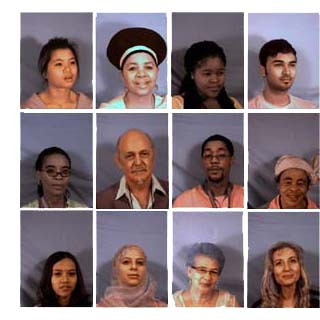
//> input picture modules/recognition/src/lena2.jpg, 320 x 320 px
$ ./DisplayImage   (built with g++ and OpenCV 4)
//> lines starting //> are read from the running program, lines starting //| are printed output that depends on the picture; after the words box and inside, x2 and y2 are one past the last pixel; in counts of white or black regions, pixels touching at a corner belong together
#include "opencv2/objdetect/objdetect.hpp"
#include "opencv2/highgui/highgui.hpp"
#include "opencv2/imgproc/imgproc.hpp"

#include <iostream>
#include <stdio.h>

using namespace std;
using namespace cv;

// Function Headers
void detectAndDisplay(Mat frame);

// Global variables
// Copy this file from opencv/data/haarscascades to target folder
string face_cascade_name = "data/haarcascades/haarcascade_frontalface_alt.xml";
CascadeClassifier face_cascade;
string window_name = "Capture - Face detection";
int filenumber; // Number of file to be saved
string filename;

// Function main
int main(void)
{
    // Load the cascade
    if (!face_cascade.load(face_cascade_name)){
        printf("--(!)Error loading\n");
        return (-1);
    }

    // Read the image file
    Mat frame = imread("lena2.jpg");
//> frame is the input picture: 320 rows x 320 cols, CV_8UC3; mean B, G, R 130, 125.4, 140.7

    // Apply the classifier to the frame
    if (!frame.empty()){
        detectAndDisplay(frame);
    }
    else{
        printf(" --(!) No captured frame -- Break!");
        //break;
    }

    int c = waitKey(10);

    if (27 == char(c)){
        //break;
    }

    return 0;
}

// Function detectAndDisplay
void detectAndDisplay(Mat frame)
{
    std::vector<Rect> faces;
    Mat frame_gray;
    Mat crop;
    Mat res;
    Mat gray;
    string text;
    stringstream sstm;

    cvtColor(frame, frame_gray, COLOR_BGR2GRAY);
    equalizeHist(frame_gray, frame_gray);
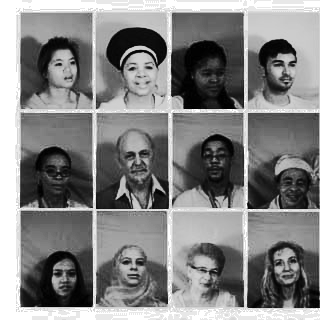
//> frame_gray: 320 rows x 320 cols, CV_8UC1; min 0, max 255, mean 129.4

    // Detect faces
    face_cascade.detectMultiScale(frame_gray, faces, 1.1, 2, 0 | CASCADE_SCALE_IMAGE, Size(30, 30));
//> faces = 12 Rects (x, y, width, height), first 8: [45, 48, 42, 42], [264, 48, 44, 44], [117, 49, 48, 48], [192, 56, 43, 43], [116, 138, 43, 43], [195, 140, 40, 40], [36, 155, 43, 43], [275, 170, 35, 35]

    // Set Region of Interest
    cv::Rect roi_b;
    cv::Rect roi_c;

    size_t ic = 0; // ic is index of current element
    int ac = 0; // ac is area of current element

    size_t ib = 0; // ib is index of biggest element
    int ab = 0; // ab is area of biggest element

    for (ic = 0; ic < faces.size(); ic++) // Iterate through all current elements (detected faces)
    {
        roi_c.x = faces[ic].x;
        roi_c.y = faces[ic].y;
        roi_c.width = (faces[ic].width);
        roi_c.height = (faces[ic].height);

        ac = roi_c.width * roi_c.height; // Get the area of current element (detected face)

        roi_b.x = faces[ib].x;
        roi_b.y = faces[ib].y;
        roi_b.width = (faces[ib].width);
        roi_b.height = (faces[ib].height);

        ab = roi_b.width * roi_b.height; // Get the area of biggest element, at beginning it is same as "current" element

        if (ac > ab)
        {
            ib = ic;
            roi_b.x = faces[ib].x;
            roi_b.y = faces[ib].y;
            roi_b.width = (faces[ib].width);
            roi_b.height = (faces[ib].height);
        }

        crop = frame(roi_c);
        resize(crop, res, Size(128, 128), 0, 0, INTER_LINEAR); // This will be needed later while saving images
        cvtColor(crop, gray, CV_BGR2GRAY); // Convert cropped image to Grayscale

        // Form a filename
        filename = "";
        stringstream ssfn;
        ssfn << filenumber << ".jpg";
        filename = ssfn.str();
        filenumber++;

        imwrite(filename, gray); // Save detected area in folder

        Point pt1(faces[ic].x, faces[ic].y); // Display detected faces on main window
        Point pt2((faces[ic].x + faces[ic].height), (faces[ic].y + faces[ic].width));
        rectangle(frame, pt1, pt2, Scalar(0, 255, 0), 2, 8, 0);
 }
//> this loop made 12 passes
//> (ac, ab, pt1, pt2) on passes 1 to 12: (1764, 1764, Point(45, 48), Point(87, 90)), (1936, 1764, Point(264, 48), Point(308, 92)), (2304, 1936, Point(117, 49), Point(165, 97)), (1849, 2304, Point(192, 56), Point(235, 99)), (1849, 2304, Point(116, 138), Point(159, 181)), (1600, 2304, Point(195, 140), Point(235, 180)), (1849, 2304, Point(36, 155), Point(79, 198)), (1225, 2304, Point(275, 170), Point(310, 205)), (1600, 2304, Point(113, 248), Point(153, 288)), (1600, 2304, Point(267, 247), Point(307, 287)), (1681, 2304, Point(45, 258), Point(86, 299)), (1936, 2304, Point(185, 254), Point(229, 298))
//> pass 1, in detectAndDisplay, `resize(crop, res, Size(128, 128), 0, 0, INTER_LINEAR);`:
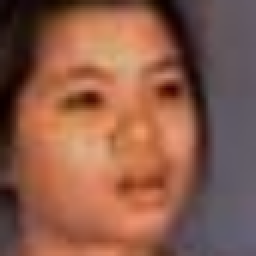
//> res: 128 rows x 128 cols, CV_8UC3 (shown 2 times larger); mean B, G, R 73.6, 91.8, 139.9
//> pass 1, in detectAndDisplay, `cvtColor(crop, gray, CV_BGR2GRAY);`:
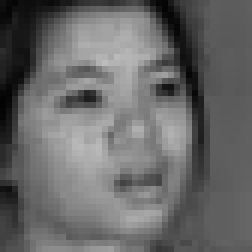
//> gray: 42 rows x 42 cols, CV_8UC1 (shown 6 times larger); min 4, max 187, mean 104.2
//> after the loop:
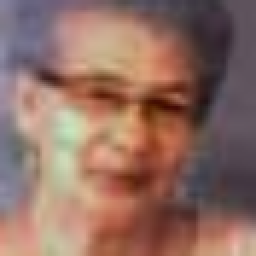
//> res: 128 rows x 128 cols, CV_8UC3 (shown 2 times larger); mean B, G, R 98.5, 109.4, 144.2
//> after the loop:
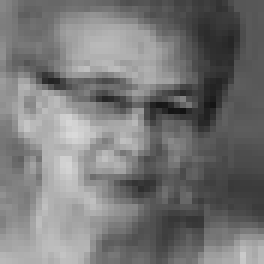
//> gray: 44 rows x 44 cols, CV_8UC1 (shown 6 times larger); min 19, max 217, mean 118.7
//> after the loop:
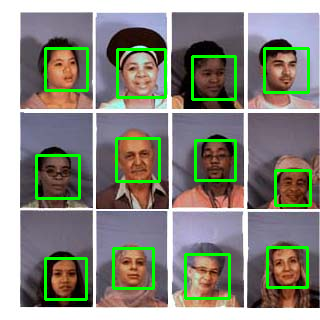
//> frame: 320 rows x 320 cols, CV_8UC3; 5.85% of pixels changed, all inside (x1, y1, x2, y2) = (35, 47, 312, 301)
//> after the loop, filenumber = 12

    // Show image
    putText(frame, "Press any key to continue.", cvPoint(30, 30), FONT_HERSHEY_COMPLEX_SMALL, 0.8, cvScalar(0, 0, 255), 1, CV_AA);
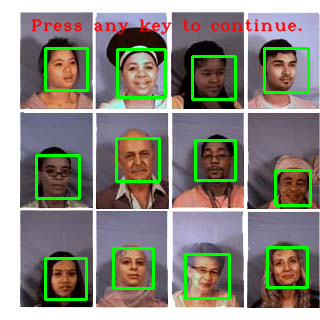
//> frame: 320 rows x 320 cols, CV_8UC3; 1.65% of pixels changed, all inside (x1, y1, x2, y2) = (31, 18, 303, 35)
    imshow("original", frame);
    cv::waitKey();
}

$ run again, with modules/recognition/src/oscar.png saved as modules/recognition/src/lena2.jpg
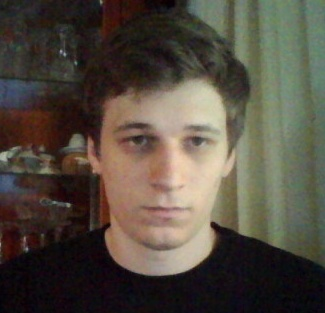
//> input picture modules/recognition/src/oscar.png, 325 x 313 px
//> frame is the input picture: 313 rows x 325 cols, CV_8UC3; mean B, G, R 64.7, 75.7, 83.8
//> faces = 1 Rect (x, y, width, height): [83, 78, 169, 169]
//> the loop in detectAndDisplay, `for (ic = 0; ic < faces.size(); ic++)` made 1 pass
//> (ac, ab, pt1, pt2) on pass 1: (28561, 28561, Point(83, 78), Point(252, 247))
//> after the loop in detectAndDisplay, `for (ic = 0; ic < faces.size(); ic++)`:
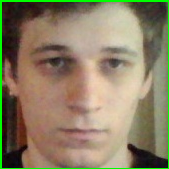
//> crop: 169 rows x 169 cols, CV_8UC3; mean B, G, R 100.2, 127.4, 139.1
//> after the loop in detectAndDisplay, `for (ic = 0; ic < faces.size(); ic++)`: filenumber = 1
//> in detectAndDisplay, `putText(frame, "Press any key to continue.", cvPoint(30, 30), FONT_HER..`:
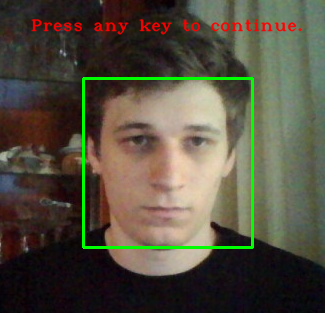
//> frame: 313 rows x 325 cols, CV_8UC3; mean B, G, R 63.2, 78.8, 83.7
